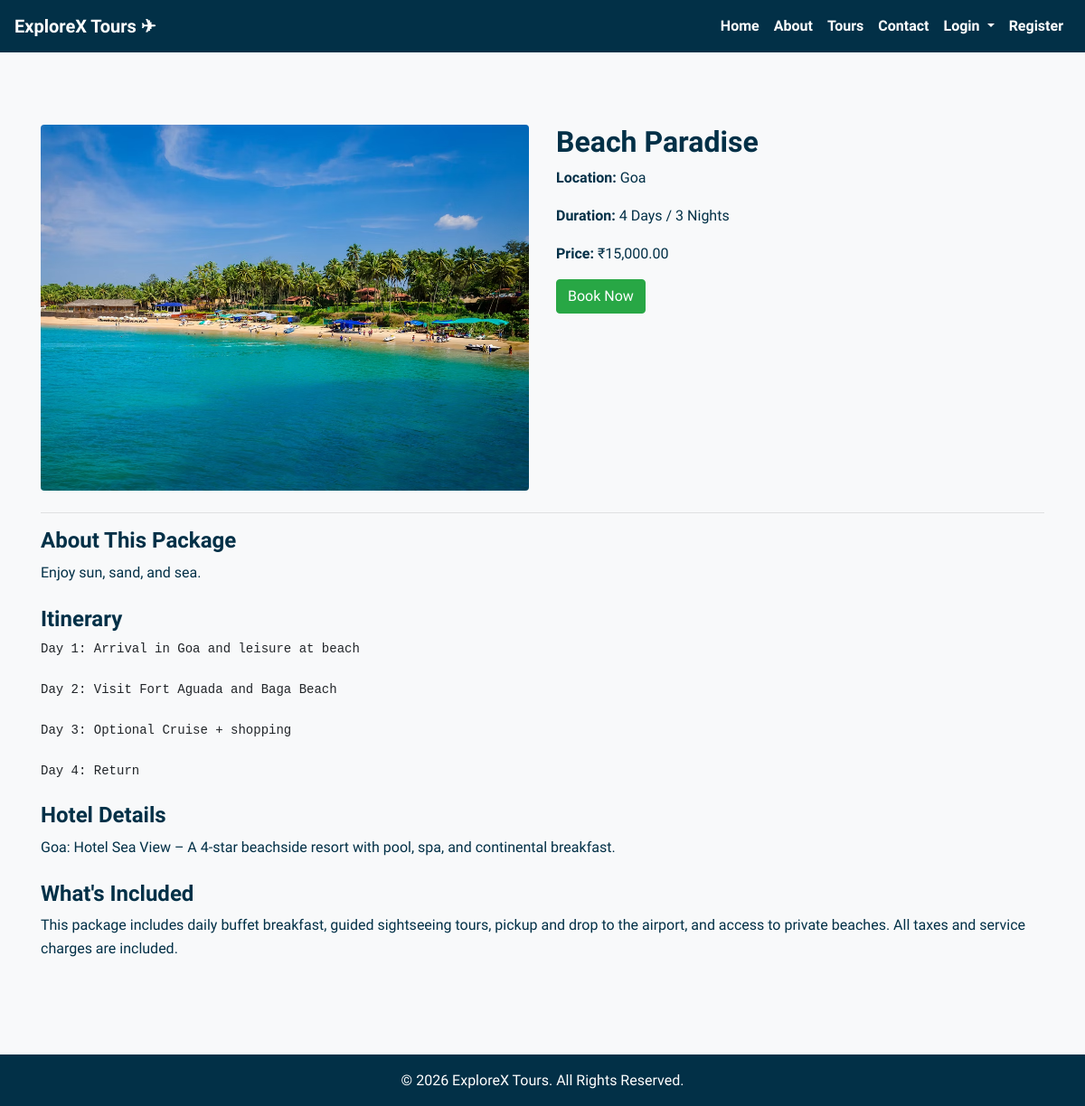
/package_details.php?id=1, run on the app's committed database.
### tables this page shows
CREATE TABLE IF NOT EXISTS `packages` (
  `id` int NOT NULL AUTO_INCREMENT,
  `title` varchar(255) DEFAULT NULL,
  `location` varchar(255) DEFAULT NULL,
  `description` text,
  `price` decimal(10,2) DEFAULT NULL,
  `image` varchar(255) DEFAULT NULL,
  `duration` varchar(50) DEFAULT NULL,
  `itinerary` text,
  `hotel_details` text,
  `inclusions_detail` text,
  PRIMARY KEY (`id`)
);

### package_details.php (the view)
<?php
include 'includes/db.php';
include 'includes/header.php';
if (isset($_GET['id']) && is_numeric($_GET['id'])) {
    $package_id = intval($_GET['id']);
    $sql = "SELECT * FROM packages WHERE id = $package_id";
    $result = mysqli_query($conn, $sql);
    if ($result && mysqli_num_rows($result) > 0) {
        $package = mysqli_fetch_assoc($result);
    } else {
        echo "<div class='alert alert-danger'>Package not found.</div>";
        include 'includes/footer.php';
        exit();
    }
} else {
    echo "<div class='alert alert-danger'>Invalid Package ID.</div>";
    include 'includes/footer.php';
    exit();
}
?>
<div class="container my-5">
    <div class="row mb-4">
        <div class="col-md-6">
            <img src="images/<?php echo htmlspecialchars($package['image']); ?>" alt="<?php echo htmlspecialchars($package['title']); ?>" class="img-fluid rounded">
        </div>
        <div class="col-md-6">
            <h2><?php echo htmlspecialchars($package['title']); ?></h2>
            <p><strong>Location:</strong> <?php echo htmlspecialchars($package['location']); ?></p>
            <p><strong>Duration:</strong> <?php echo htmlspecialchars($package['duration'] ?? 'Not specified'); ?></p>
            <p><strong>Price:</strong> ₹<?php echo number_format($package['price'], 2); ?></p>
           <a href="book.php?package_id=<?php echo $package['id']; ?>" class="btn btn-success">Book Now</a>
        </div>
    </div>
    <hr>
    <div class="mb-4">
        <h4>About This Package</h4>
        <p><?php echo nl2br(htmlspecialchars($package['description'])); ?></p>
    </div>
    <div class="mb-4">
        <h4>Itinerary</h4>
        <pre style="white-space: pre-wrap;"><?php echo nl2br(htmlspecialchars($package['itinerary'])); ?></pre>
    </div>
    <div class="mb-4">
        <h4>Hotel Details</h4>
        <p><?php echo nl2br(htmlspecialchars($package['hotel_details'])); ?></p>
    </div>
    <div class="mb-4">
        <h4>What's Included</h4>
        <p><?php echo nl2br(htmlspecialchars($package['inclusions_detail'])); ?></p>
    </div>
</div>
<?php include 'includes/footer.php'; ?>

### CSS/style.css (style rules this page uses)
* { margin: 0; padding: 0; box-sizing: border-box; }
body { font-family: "Courgette", cursive; background-color: #f8f9fa; color: #023047; line-height: 1.6; }
.container { padding-top: 2rem; padding-bottom: 2rem; }
h1, h2, h3, h4, h5 { color: #023047; font-weight: bold; }
a { color: #219ebc; text-decoration: none; }

### data on the page
packages: image (picture), title "Beach Paradise", location "Goa", duration "4 Days / 3 Nights", price "15,000.00", description "Enjoy sun, sand, and sea.", itinerary "Day 1: Arrival in Goa and leisure at beach Day 2: Visit Fort Aguada and Baga Beach Day 3: Optional Cruise + shopping Day 4: Return", hotel_details "Goa: Hotel Sea View – A 4-star beachside resort with pool, spa, and continental breakfast.", inclusions_detail "This package includes daily buffet breakfast, guided sightseeing tours, pickup and drop to the airport, and access to private beaches. All taxes and service charges are included."
